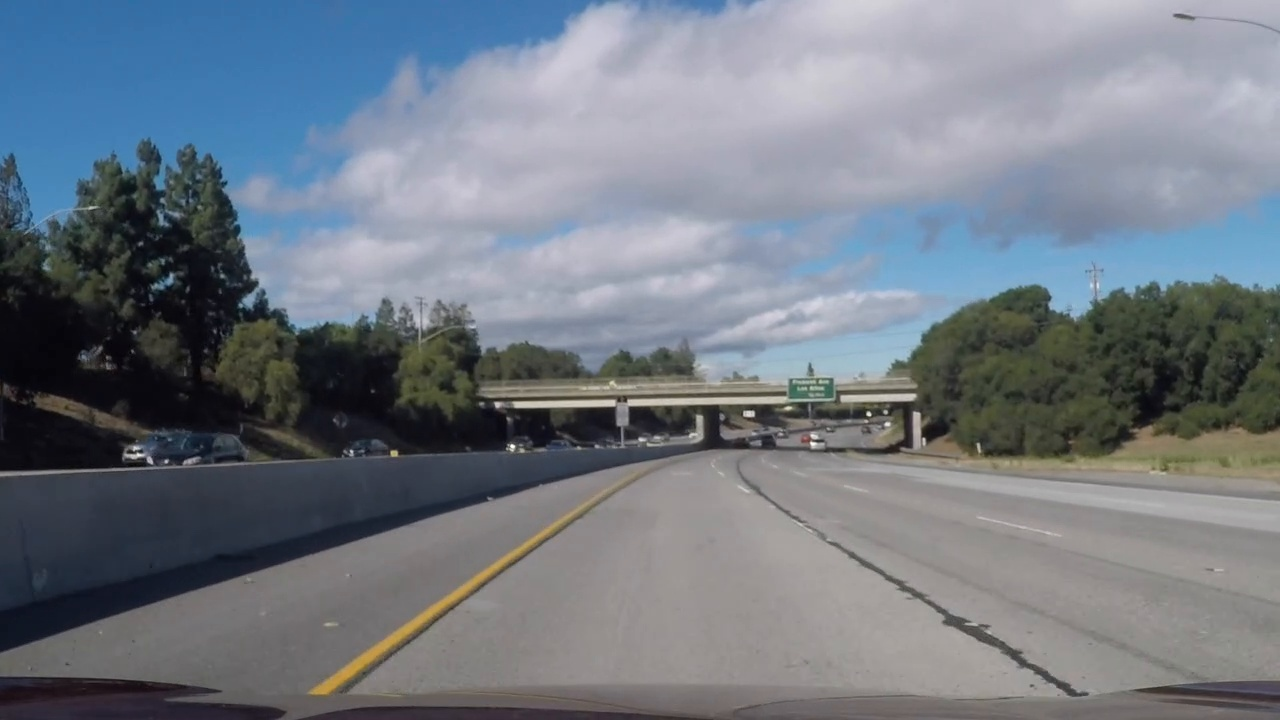
#> input picture challenge_images/10.jpg, 1280 x 720 px; its folder holds only this picture in this run
$ python -i color_gradient_thrsh.py   (imports and definitions only)   (older library calls are emulated)
#> lines starting #> are read from the running program, lines starting #| are printed output that depends on the picture; after the words box and inside, x2 and y2 are one past the last pixel; in counts of white or black regions, pixels touching at a corner belong together
import numpy as np
import cv2
import matplotlib.pyplot as plt
import matplotlib.image as mpimg
import pickle
import glob


# Part of this function was taken from the course material
def abs_sobel_thresh(img, orient='x', sobel_kernel=3, thresh=(0, 255)):

    # Apply the following steps to imgx
    # 1) Convert to hls
    hls = cv2.cvtColor(img, cv2.COLOR_RGB2HLS)
    l_channel = hls[:, :, 1]
    # 2) Take the derivative in x or y given orient = 'x' or 'y'
    sobel = cv2.Sobel(l_channel, cv2.CV_64F, int(
        orient == 'x'), int(orient == 'y'), ksize=sobel_kernel)
    # 3) Take the absolute value of the derivative or gradient
    abs_sobel = np.absolute(sobel)
    # 4) Scale to 8-bit (0 - 255) then convert to type = np.uint8
    scaled_sobel = np.uint8(255*abs_sobel/np.max(abs_sobel))
    # 5) Create a mask of 1's where the scaled gradient magnitude
    # is > thresh_min and < thresh_max
    binary = np.zeros_like(scaled_sobel)
    binary[(scaled_sobel > thresh[0]) & (scaled_sobel <= thresh[1])] = 1

    return binary


def threshold_pipeline(img, s_thresh=(170, 255), sx_thresh=(20, 100), r_thresh=(200, 255), g_thresh=(180, 255), l_thresh=(220, 255), ksize=9):
    # Convert to HLS color space
#> called with s_thresh = (170, 255), sx_thresh = (20, 100), r_thresh = (200, 255), g_thresh = (180, 255), l_thresh = (220, 255), ksize = 9
    hls = cv2.cvtColor(img, cv2.COLOR_RGB2HLS)
#> hls: shape (720, 1280, 3); mean of channels 0, 1, 2 83.4, 123, 37.8

    # Convert to LAB color space
    lab = cv2.cvtColor(img, cv2.COLOR_RGB2LAB)
#> lab: shape (720, 1280, 3); mean of channels 0, 1, 2 128, 128.1, 122.2

    gray = cv2.cvtColor(img, cv2.COLOR_RGB2GRAY)

    r_channel = img[:, :, 0]
    s_channel = hls[:, :, 2]
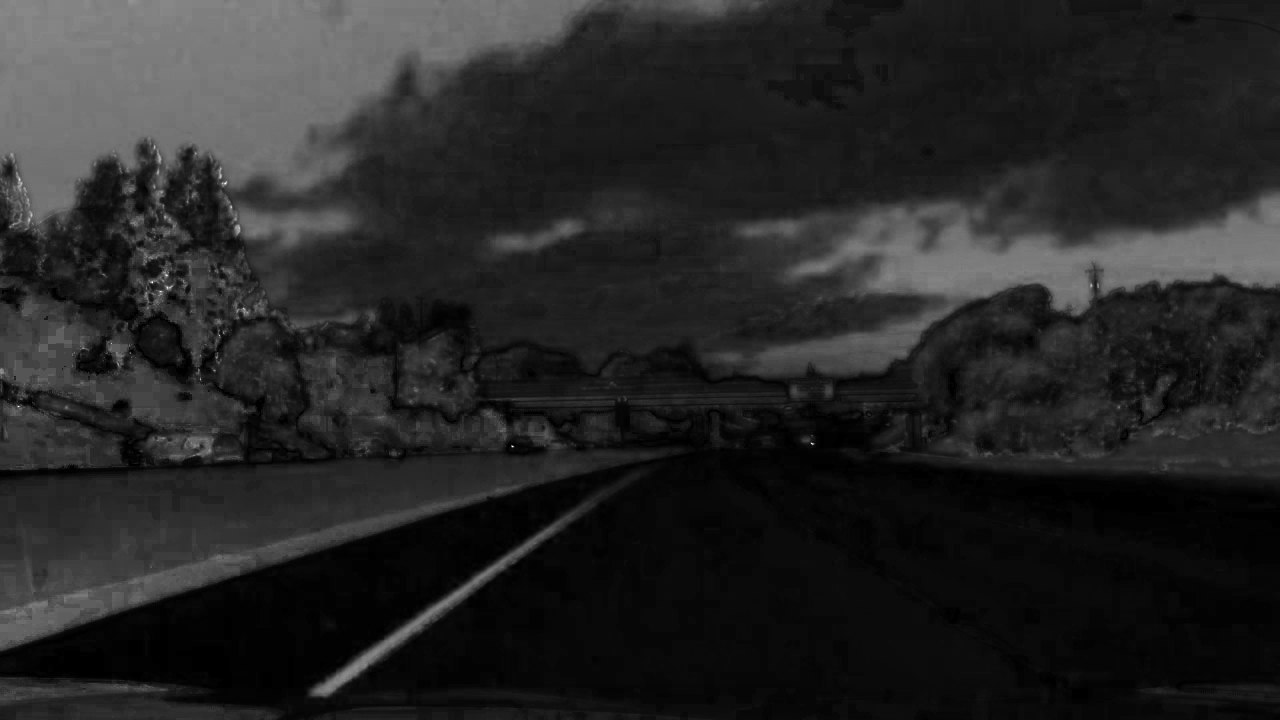
#> s_channel: shape (720, 1280); min 0, max 255, mean 37.8

    light_channel = lab[:, :, 0]
    # Sobel x
    sxbinary = abs_sobel_thresh(
        img, orient='x', sobel_kernel=ksize, thresh=sx_thresh)
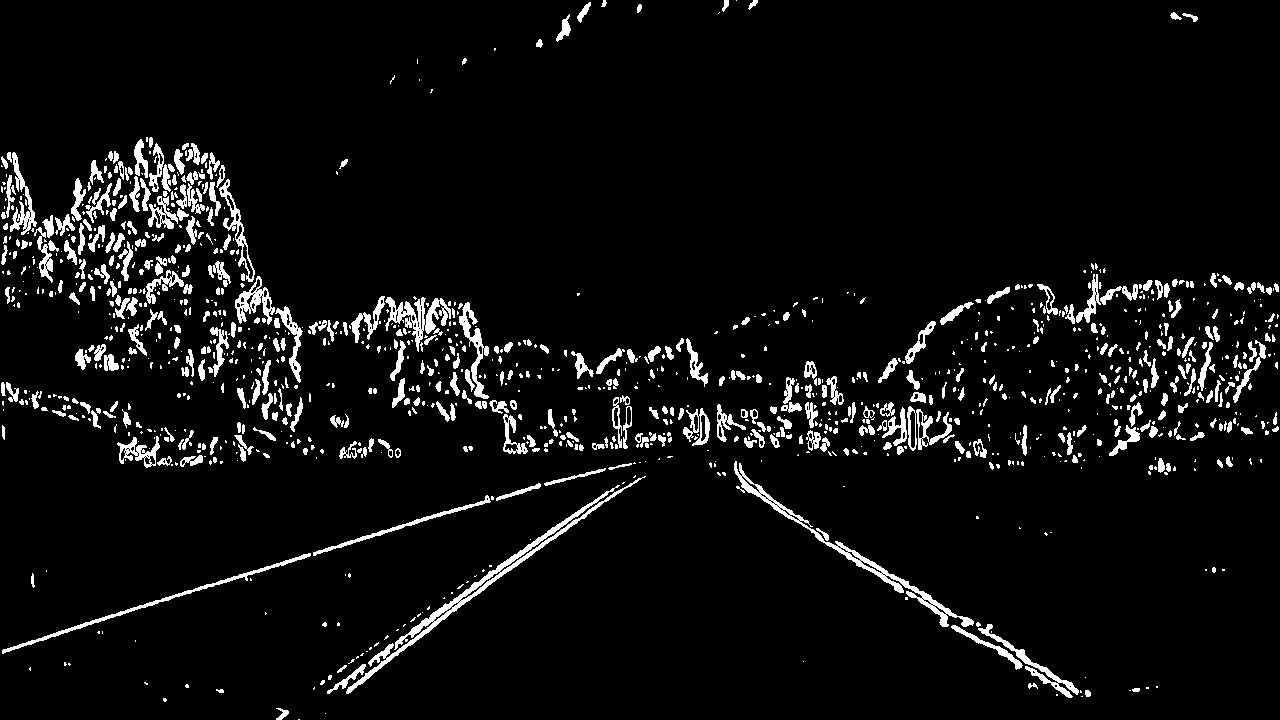
#> sxbinary: shape (720, 1280); values 0 (black) and 1 (white), 5.7% white; 1212 white regions (732 under 20 px), largest, box (x1, y1, x2, y2) and area: (346, 476, 646, 694) 2904, (734, 461, 974, 627) 2166, (385, 297, 451, 352) 1229

    sybinary = abs_sobel_thresh(
        img, orient='y', sobel_kernel=ksize, thresh=sx_thresh)
#> call 2 of abs_sobel_thresh, with orient = 'y', sobel_kernel = 9, thresh = (20, 100)
#> in abs_sobel_thresh (call 2), `sobel = cv2.Sobel(l_channel, cv2.CV_64F, int( orient == 'x'), int(orie..`:
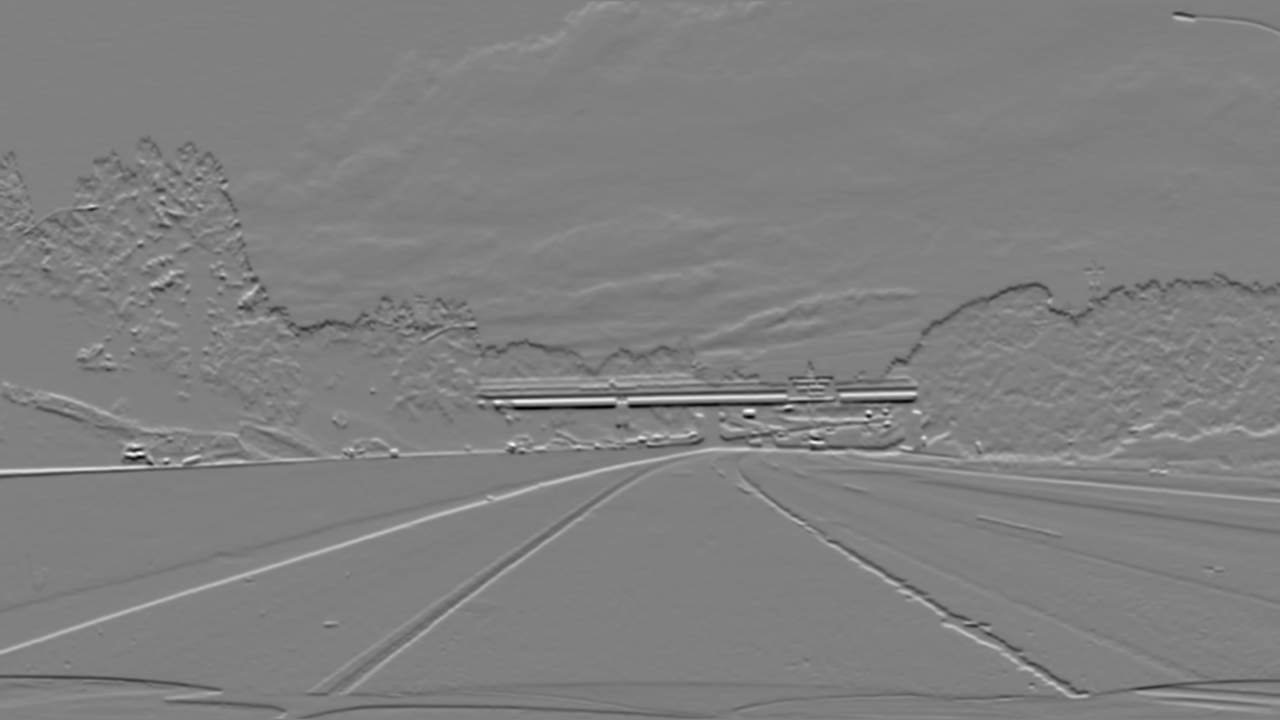
#> sobel: shape (720, 1280) float64; min -1371578, max 1351100, mean -3513.7; drawn with min black and max white
#> sybinary: shape (720, 1280); values 0 (black) and 1 (white), 10% white; 1112 white regions (653 under 20 px), largest, box (x1, y1, x2, y2) and area: (0, 374, 1156, 655) 11654, (473, 366, 839, 426) 6697, (0, 388, 365, 480) 5210

    combined = np.zeros_like(s_channel)

    red_thresh = (r_channel >= r_thresh[0]) & (r_channel <= r_thresh[1])
#> red_thresh: shape (720, 1280) bool; 0.77% white; 67 white regions (47 under 20 px), largest, box (x1, y1, x2, y2) and area: (775, 59, 858, 102) 1814, (812, 0, 914, 29) 1786, (538, 29, 607, 87) 1436
    sat_thresh = (s_channel >= s_thresh[0]) & (s_channel <= s_thresh[1])
#> sat_thresh: shape (720, 1280) bool; 0.01% white in thin lines or dots, all inside (x1, y1, x2, y2) = (18, 146, 1092, 447)
    gray_thresh = (gray >= g_thresh[0]) & (gray <= g_thresh[1])
#> gray_thresh: shape (720, 1280) bool; 9.6% white; 184 white regions (145 under 20 px), largest, box (x1, y1, x2, y2) and area: (461, 0, 1280, 163) 53051, (350, 151, 593, 216) 7846, (526, 217, 722, 275) 5890
    light_thres = (light_channel >= l_thresh[0]) & (
        light_channel <= l_thresh[1])
#> light_thres: shape (720, 1280) bool; 0.01% white in thin lines or dots, all inside (x1, y1, x2, y2) = (137, 284, 1098, 456)

    combined[((light_thres | sxbinary == 1) | (
        sat_thresh & gray_thresh)) & (red_thresh | sybinary == 1)] = 1
    return np.dstack((combined, combined, combined)) * 255


def test():
    images = glob.glob('../challenge_images/*.jpg')
    for imgName in images:
        img = mpimg.imread(imgName)
        thresh = threshold_pipeline(img)
        plainName = imgName.split("/")[2]
        cv2.imwrite('../output_images/challenge_images/'+plainName, thresh)


#test()

>>> import cv2
>>> picture = cv2.cvtColor(cv2.imread('../challenge_images/10.jpg'), cv2.COLOR_BGR2RGB)
>>> result = threshold_pipeline(picture)
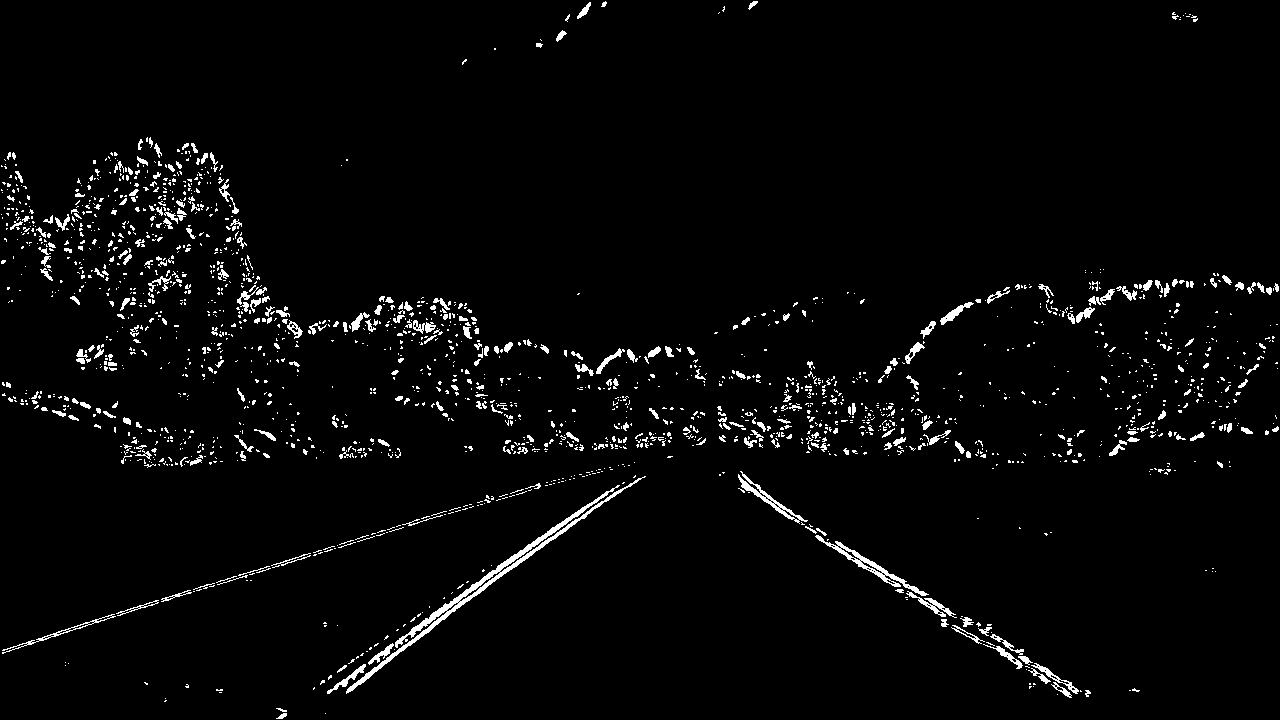
#> result: shape (720, 1280, 3); 2.9% white in thin lines or dots
